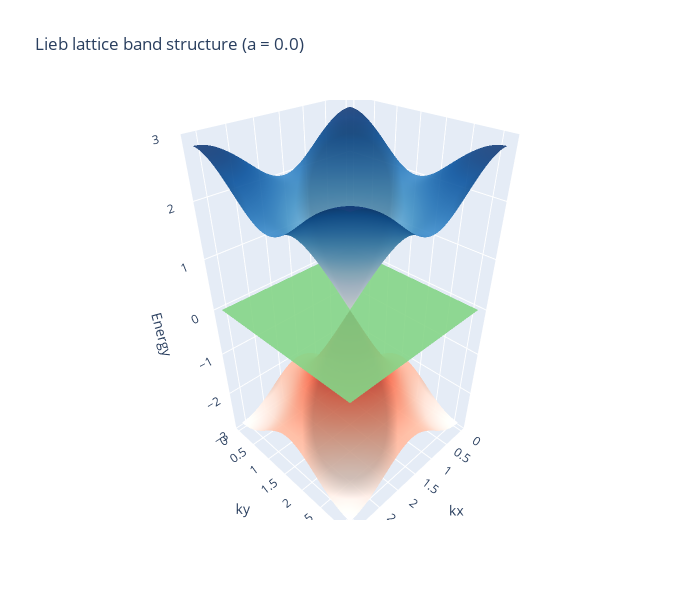

Notebook code cell kept with this figure:
### Code cell
import numpy as np
import plotly.graph_objects as go
from numpy.linalg import eigh
from math import pi

def H_lieb(kx, ky, a=0.0):
    return np.array([
        [a, 2*np.cos(kx), 2*np.cos(ky)],
        [2*np.cos(kx), 0, 0],
        [2*np.cos(ky), 0, 0]
    ], dtype=float)

nk = 101
kx_vals = np.linspace(0, pi, nk)
ky_vals = np.linspace(0, pi, nk)
KX, KY = np.meshgrid(kx_vals, ky_vals)

def compute_bands(a):
    E = np.zeros((3, nk, nk))
    for i, kx in enumerate(kx_vals):
        for j, ky in enumerate(ky_vals):
            E[:, j, i] = np.sort(eigh(H_lieb(kx, ky, a=a))[0])
    return E

#parameters
a = 0.0
E = compute_bands(a)

fig = go.Figure()

colors = ['reds', 'greens', 'blues']
for n in range(3):
    fig.add_surface(
        x=KX, y=KY, z=E[n],
        colorscale=colors[n],
        showscale=False,
        opacity=0.9
    )

fig.update_layout(
    title=f"Lieb lattice band structure (a = {a})",
    scene=dict(
        xaxis_title="kx",
        yaxis_title="ky",
        zaxis_title="Energy",
        zaxis=dict(range=[-3, 3])
    ),
    width=700, height=600
)
fig.show()

### Figure 1 — Plotly figure (JSON) as saved in the notebook; plotly's stock layout.template omitted (floating-point values rounded to 4 significant figures; data arrays with more than 128 entries replaced by an {"elided": "..."} marker saying what was removed)
{"data": [{"colorscale": [[0, "rgb(255,245,240)"], [0.125, "rgb(254,224,210)"], [0.25, "rgb(252,187,161)"], [0.375, "rgb(252,146,114)"], [0.5, "rgb(251,106,74)"], [0.625, "rgb(239,59,44)"], [0.75, "rgb(203,24,29)"], [0.875, "rgb(165,15,21)"], [1, "rgb(103,0,13)"]], "opacity": 0.9, "showscale": false, "type": "surface", "x": {"elided": "101x101 float values"}, "y": {"elided": "101x101 float values"}, "z": {"elided": "101x101 float values"}}, {"colorscale": [[0, "rgb(247,252,245)"], [0.125, "rgb(229,245,224)"], [0.25, "rgb(199,233,192)"], [0.375, "rgb(161,217,155)"], [0.5, "rgb(116,196,118)"], [0.625, "rgb(65,171,93)"], [0.75, "rgb(35,139,69)"], [0.875, "rgb(0,109,44)"], [1, "rgb(0,68,27)"]], "opacity": 0.9, "showscale": false, "type": "surface", "x": {"elided": "101x101 float values"}, "y": {"elided": "101x101 float values"}, "z": {"elided": "101x101 float values"}}, {"colorscale": [[0, "rgb(247,251,255)"], [0.125, "rgb(222,235,247)"], [0.25, "rgb(198,219,239)"], [0.375, "rgb(158,202,225)"], [0.5, "rgb(107,174,214)"], [0.625, "rgb(66,146,198)"], [0.75, "rgb(33,113,181)"], [0.875, "rgb(8,81,156)"], [1, "rgb(8,48,107)"]], "opacity": 0.9, "showscale": false, "type": "surface", "x": {"elided": "101x101 float values"}, "y": {"elided": "101x101 float values"}, "z": {"elided": "101x101 float values"}}], "layout": {"height": 600, "scene": {"xaxis": {"title": {"text": "kx"}}, "yaxis": {"title": {"text": "ky"}}, "zaxis": {"range": [-3, 3], "title": {"text": "Energy"}}}, "title": {"text": "Lieb lattice band structure (a = 0.0)"}, "width": 700}}
